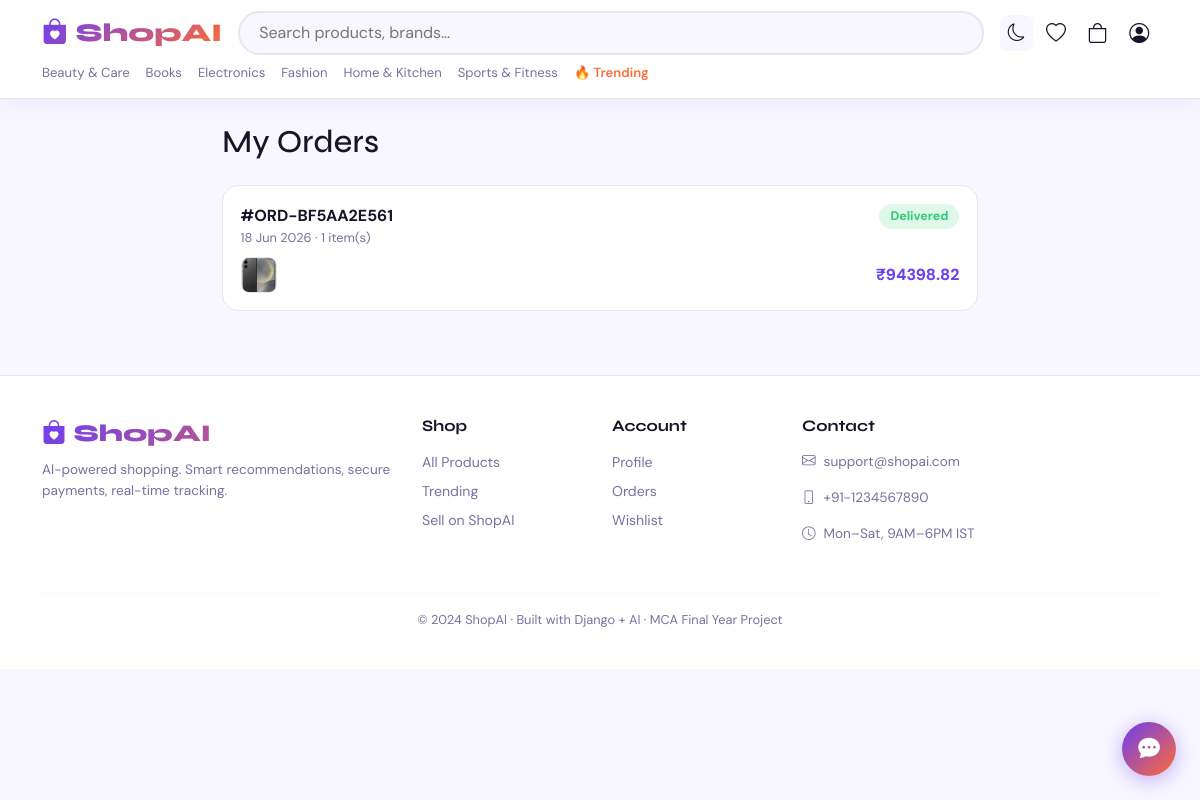
Page /orders/ (signed in) on the committed database.
### users/models.py (models this page shows, shortened)
class CustomUser(AbstractUser):
    email = models.EmailField(unique=True)
    phone = models.CharField(max_length=15, blank=True)
    avatar = models.ImageField(upload_to='avatars/', null=True, blank=True)
    is_vendor = models.BooleanField(default=False)
    is_email_verified = models.BooleanField(default=False)
    dark_mode = models.BooleanField(default=False)
    date_of_birth = models.DateField(null=True, blank=True)
    USERNAME_FIELD = 'email'
    REQUIRED_FIELDS = ['username']

### store/models.py (models this page shows, shortened)
class Category(models.Model):
    name = models.CharField(max_length=200)
    slug = models.SlugField(unique=True, blank=True)
    parent = models.ForeignKey('self', null=True, blank=True, on_delete=models.SET_NULL, related_name='children')
    image = models.ImageField(upload_to='categories/', null=True, blank=True)
    description = models.TextField(blank=True)
    is_active = models.BooleanField(default=True)
    class Meta:
        verbose_name_plural = 'Categories'
        ordering = ['name']

class Product(models.Model):
    vendor = models.ForeignKey('vendor.Vendor', on_delete=models.SET_NULL, null=True, blank=True, related_name='products')
    category = models.ForeignKey(Category, on_delete=models.SET_NULL, null=True, related_name='products')
    brand = models.ForeignKey(Brand, on_delete=models.SET_NULL, null=True, blank=True, related_name='products')
    name = models.CharField(max_length=300)
    slug = models.SlugField(unique=True, blank=True, max_length=350)
    sku = models.CharField(max_length=100, unique=True, blank=True)
    description = models.TextField(blank=True)
    short_description = models.CharField(max_length=500, blank=True)
    price = models.DecimalField(max_digits=10, decimal_places=2)
    compare_price = models.DecimalField(max_digits=10, decimal_places=2, null=True, blank=True)
    predicted_discount = models.DecimalField(max_digits=5, decimal_places=1, default=0)
    stock = models.PositiveIntegerField(default=0)
    low_stock_threshold = models.PositiveIntegerField(default=5)
    is_active = models.BooleanField(default=True)
    is_featured = models.BooleanField(default=False)
    is_trending = models.BooleanField(default=False)
    views_count = models.PositiveIntegerField(default=0)
    sales_count = models.PositiveIntegerField(default=0)
    avg_rating = models.DecimalField(max_digits=3, decimal_places=2, default=0)
    review_count = models.PositiveIntegerField(default=0)
    created_at = models.DateTimeField(auto_now_add=True)
    updated_at = models.DateTimeField(auto_now=True)
    class Meta:
        ordering = ['-created_at']
    @property
    def main_image(self):
        img = self.images.filter(is_primary=True).first()
        return img or self.images.first()

class ProductImage(models.Model):
    product = models.ForeignKey(Product, on_delete=models.CASCADE, related_name='images')
    image = models.ImageField(upload_to='products/')
    alt_text = models.CharField(max_length=200, blank=True)
    is_primary = models.BooleanField(default=False)
    order = models.PositiveIntegerField(default=0)
    class Meta:
        ordering = ['order']

### orders/models.py (models this page shows, shortened)
class Order(models.Model):
    STATUS = [
        ('pending','Pending'),('confirmed','Confirmed'),('packed','Packed'),
        ('shipped','Shipped'),('out_for_delivery','Out for Delivery'),
        ('delivered','Delivered'),('cancelled','Cancelled'),('refunded','Refunded'),
    ]
    PAYMENT_STATUS = [('pending','Pending'),('paid','Paid'),('failed','Failed'),('refunded','Refunded')]
    PAYMENT_METHOD = [('razorpay','Razorpay'),('stripe','Stripe'),('paypal','PayPal'),('cod','Cash on Delivery')]
    user = models.ForeignKey(settings.AUTH_USER_MODEL, on_delete=models.CASCADE, related_name='orders')
    order_number = models.CharField(max_length=20, unique=True, blank=True)
    status = models.CharField(max_length=20, choices=STATUS, default='pending')
    shipping_name = models.CharField(max_length=200)
    shipping_phone = models.CharField(max_length=15)
    shipping_address = models.TextField()
    subtotal = models.DecimalField(max_digits=10, decimal_places=2)
    shipping_cost = models.DecimalField(max_digits=8, decimal_places=2, default=0)
    tax = models.DecimalField(max_digits=8, decimal_places=2, default=0)
    discount = models.DecimalField(max_digits=8, decimal_places=2, default=0)
    total = models.DecimalField(max_digits=10, decimal_places=2)
    payment_method = models.CharField(max_length=20, choices=PAYMENT_METHOD, default='cod')
    payment_status = models.CharField(max_length=20, choices=PAYMENT_STATUS, default='pending')
    payment_id = models.CharField(max_length=200, blank=True)
    razorpay_order_id = models.CharField(max_length=200, blank=True)
    tracking_number = models.CharField(max_length=100, blank=True)
    estimated_delivery = models.DateField(null=True, blank=True)
    notes = models.TextField(blank=True)
    created_at = models.DateTimeField(auto_now_add=True)
    updated_at = models.DateTimeField(auto_now=True)
    class Meta: ordering = ['-created_at']
    STEP_ORDER = ['confirmed','packed','shipped','out_for_delivery','delivered']

class OrderItem(models.Model):
    order = models.ForeignKey(Order, on_delete=models.CASCADE, related_name='items')
    product = models.ForeignKey('store.Product', on_delete=models.SET_NULL, null=True)
    product_name = models.CharField(max_length=300)
    product_sku = models.CharField(max_length=100, blank=True)
    quantity = models.PositiveIntegerField(default=1)
    price = models.DecimalField(max_digits=10, decimal_places=2)
    total = models.DecimalField(max_digits=10, decimal_places=2, default=0)

### orders/views.py (the view)
# urls.py: path('', views.order_list, name='order_list'),
@login_required
def order_list(request):
    orders = Order.objects.filter(user=request.user).prefetch_related('items')
    return render(request, 'orders/order_list.html', {'orders': orders})

### cart/context_processors.py (called while the page is built)
def cart_count(request):
    if request.user.is_authenticated:
        from .models import Cart
        c = Cart.objects.filter(user=request.user).first()
        return {'cart_count': c.item_count if c else 0}
    return {'cart_count': 0}

### cart/models.py (called while the page is built)
    @property
    def item_count(self):
        return sum(item.quantity for item in self.items.all())

### store/context_processors.py (called while the page is built)
def all_categories(request):
    return {'all_categories': Category.objects.filter(is_active=True, parent=None)[:10]}

### wishlist/context_processors.py (called while the page is built)
def wishlist_count(request):
    if request.user.is_authenticated:
        from .models import Wishlist
        wl = Wishlist.objects.filter(user=request.user).first()
        return {'wishlist_count': wl.products.count() if wl else 0}
    return {'wishlist_count': 0}

### templates/orders/order_list.html (shortened to what this page needs)
{% extends 'base.html' %}
{% block content %}
<div class="container mt-4" style="max-width:780px">
<h2 class="mb-4">My Orders</h2>
{% if orders %}
{% for order in orders %}
<a href="{% url 'orders:order_detail' order.pk %}" style="text-decoration:none">
<div style="background:var(--sur);border:1px solid var(--bdr);border-radius:var(--r);padding:1.1rem;margin-bottom:.9rem;transition:.2s" onmouseover="this.style.borderColor='var(--p)'" onmouseout="this.style.borderColor='var(--bdr)'">
<div class="d-flex justify-content-between align-items-start">
<div><div style="font-weight:700;color:var(--tx)">#{{ order.order_number }}</div><div style="font-size:.8rem;color:var(--muted)">{{ order.created_at|date:"d M Y" }} · {{ order.items.count }} item(s)</div></div>
<span style="padding:3px 11px;border-radius:50px;font-size:.78rem;font-weight:700;{% if order.status == 'delivered' %}background:rgba(46,204,113,.15);color:#2ecc71{% elif order.status == 'cancelled' %}background:rgba(231,76,60,.15);color:#e74c3c{% else %}background:rgba(108,62,244,.12);color:var(--p){% endif %}">{{ order.get_status_display }}</span>
</div>
<div style="margin-top:.6rem;display:flex;justify-content:space-between;align-items:center"><div style="display:flex;gap:.4rem">
{% for item in order.items.all|slice:":3" %}<div style="width:36px;height:36px;border-radius:8px;background:var(--bg);overflow:hidden;border:1px solid var(--bdr)">{% if item.product and item.product.main_image %}<img src="{{ item.product.main_image.image.url }}" style="width:100%;height:100%;object-fit:cover">{% else %}<div style="display:flex;align-items:center;justify-content:center;height:100%;font-size:.8rem">📦</div>{% endif %}</div>{% endfor %}
</div><span style="font-weight:800;color:var(--p);font-size:1rem">₹{{ order.total }}</span></div>
</div>
</a>
{% endfor %}
{% else %}
<div style="text-align:center;padding:4rem 2rem"><div style="font-size:5rem">📦</div><h4 class="mt-3">No orders yet</h4><a href="{% url 'store:product_list' %}" class="btn-pri btn mt-2">Start Shopping</a></div>
{% endif %}
</div>
{% endblock %}

### templates/base.html (shortened to what this page needs)
<!DOCTYPE html>
<html lang="en" data-theme="{{ request.user.dark_mode|yesno:'dark,light' }}">
<head>
<link href="https://cdn.jsdelivr.net/npm/bootstrap@5.3.2/dist/css/bootstrap.min.css" rel="stylesheet">
<link href="https://cdn.jsdelivr.net/npm/bootstrap-icons@1.11.3/font/bootstrap-icons.min.css" rel="stylesheet">
</head>
<body>
<nav class="nav-bar">
<div class="container">
  <div class="d-flex align-items-center gap-3">
    <a href="{% url 'store:index' %}" class="brand"><i class="bi bi-bag-heart-fill"></i> ShopAI</a>
    <div class="search-wrap d-none d-md-block">
      <input type="text" id="srch" placeholder="Search products, brands…">
    </div>
    <div class="d-flex align-items-center gap-1 ms-auto">
      <button onclick="toggleDark()" style="border:none;background:var(--bg);padding:.3rem .5rem;border-radius:8px;color:var(--tx);font-size:1.1rem;cursor:pointer" title="Dark mode">
        <i class="bi bi-{% if request.user.dark_mode %}sun{% else %}moon{% endif %}" id="dicon"></i>
      </button>
      {% if user.is_authenticated %}
      <a href="{% url 'wishlist:view' %}" class="nav-btn"><i class="bi bi-heart"></i>{% if wishlist_count > 0 %}<span class="badge-c">{{ wishlist_count }}</span>{% endif %}</a>
      <a href="{% url 'cart:view' %}" class="nav-btn"><i class="bi bi-bag"></i>{% if cart_count > 0 %}<span class="badge-c cart-count-badge">{{ cart_count }}</span>{% endif %}</a>
      <div class="dropdown">
        <a class="nav-btn" data-bs-toggle="dropdown" href="#"><i class="bi bi-person-circle"></i></a>
      </div>
      {% else %}
      <a href="{% url 'users:login' %}" class="btn-out btn btn-sm">Login</a>
      <a href="{% url 'users:register' %}" class="btn-pri btn btn-sm ms-1">Sign Up</a>
      {% endif %}
    </div>
  </div>
  <div class="d-flex gap-3 mt-2 overflow-auto pb-1" style="scrollbar-width:none">
    {% for cat in all_categories %}
    <a href="{% url 'store:category' cat.slug %}" style="white-space:nowrap;font-size:.82rem;color:var(--muted);text-decoration:none;transition:var(--tr)" onmouseover="this.style.color='var(--p)'" onmouseout="this.style.color='var(--muted)'">{{ cat.name }}</a>
    {% endfor %}
    <a href="{% url 'store:trending' %}" style="white-space:nowrap;font-size:.82rem;color:var(--ac);text-decoration:none;font-weight:600">🔥 Trending</a>
  </div>
</div>
</nav>
<main>{% block content %}{% endblock %}</main>
<footer>
<div class="container">
<div class="row g-4">
  <div class="col-md-4">
    <div class="brand fs-4"><i class="bi bi-bag-heart-fill"></i> ShopAI</div>
    <p class="mt-2" style="font-size:.85rem;color:var(--muted)">AI-powered shopping. Smart recommendations, secure payments, real-time tracking.</p>
  </div>
  <div class="col-md-2"><h6 class="fw-bold mb-3">Shop</h6>
    <div class="d-flex flex-column gap-2">
      <a href="{% url 'store:product_list' %}">All Products</a>
      <a href="{% url 'store:trending' %}">Trending</a>
      <a href="{% url 'vendor:register' %}">Sell on ShopAI</a>
    </div>
  </div>
  <div class="col-md-2"><h6 class="fw-bold mb-3">Account</h6>
    <div class="d-flex flex-column gap-2">
      {% if user.is_authenticated %}
      <a href="{% url 'users:profile' %}">Profile</a>
      <a href="{% url 'orders:order_list' %}">Orders</a>
      <a href="{% url 'wishlist:view' %}">Wishlist</a>
      {% else %}
      <a href="{% url 'users:login' %}">Login</a>
      <a href="{% url 'users:register' %}">Register</a>
      {% endif %}
    </div>
  </div>
  <div class="col-md-4"><h6 class="fw-bold mb-3">Contact</h6>
    <p style="font-size:.85rem;color:var(--muted)"><i class="bi bi-envelope me-2"></i>support@shopai.com</p>
    <p style="font-size:.85rem;color:var(--muted)"><i class="bi bi-phone me-2"></i>+91-1234567890</p>
    <p style="font-size:.85rem;color:var(--muted)"><i class="bi bi-clock me-2"></i>Mon–Sat, 9AM–6PM IST</p>
  </div>
</div>
<hr style="border-color:var(--bdr);margin-top:2rem">
<p class="text-center" style="font-size:.8rem;color:var(--muted)">© 2024 ShopAI · Built with Django + AI · MCA Final Year Project</p>
</div>
</footer>
<button id="cb-btn" onclick="cbToggle()"><i class="bi bi-chat-dots-fill" id="cb-icon"></i></button>
</body>
</html>

### templates/base.html (style rules this page uses)
:root { --p:#6c3ef4;--pd:#5129d9;--ac:#ff6b35;--ok:#2ecc71;--bg:#f8f7ff;--sur:#ffffff;--bdr:#e8e4f0;--tx:#1a1228;--muted:#7b6fa0;--shd:0 4px 24px rgba(108,62,244,.08);--r:16px;--tr:all .25s cubic-bezier(.4,0,.2,1) }
* { box-sizing:border-box;margin:0;padding:0 }
body { font-family:'DM Sans',sans-serif;background:var(--bg);color:var(--tx);transition:background .3s,color .3s }
h1,h2,h3,h4,h5,h6 { font-family:'Syne',sans-serif }
.nav-bar { background:var(--sur);border-bottom:1px solid var(--bdr);box-shadow:var(--shd);padding:.7rem 0;position:sticky;top:0;z-index:1000 }
.brand { font-family:'Syne',sans-serif;font-weight:800;font-size:1.6rem;background:linear-gradient(135deg,var(--p),var(--ac));-webkit-background-clip:text;-webkit-text-fill-color:transparent;text-decoration:none }
.search-wrap { position:relative;flex:1 }
.search-wrap input { width:100%;border:2px solid var(--bdr);border-radius:50px;background:var(--bg);color:var(--tx);padding:.5rem 1.2rem;font-family:'DM Sans',sans-serif;transition:var(--tr) }
.nav-btn { color:var(--tx);text-decoration:none;font-size:1.25rem;padding:.35rem .55rem;border-radius:10px;position:relative;transition:var(--tr) }
#cb-btn { position:fixed;bottom:24px;right:24px;width:54px;height:54px;background:linear-gradient(135deg,var(--p),var(--ac));border:none;border-radius:50%;color:#fff;font-size:1.35rem;cursor:pointer;box-shadow:0 4px 20px rgba(108,62,244,.4);z-index:9998;display:flex;align-items:center;justify-content:center;transition:var(--tr) }
footer { background:var(--sur);border-top:1px solid var(--bdr);padding:2.5rem 0 1.5rem;margin-top:4rem }
footer a { color:var(--muted);text-decoration:none;font-size:.88rem;transition:var(--tr) }

### rows in the picture
Category: name "Beauty & Care"
Category: name "Books"
Category: name "Electronics"
Category: name "Fashion"
Category: name "Home & Kitchen"
Category: name "Sports & Fitness"
Order: order_number "ORD-BF5AA2E561", created_at "18 Jun 2026", items.count "1", status "Delivered", total "94398.82"
OrderItem: product.main_image.image (picture)
